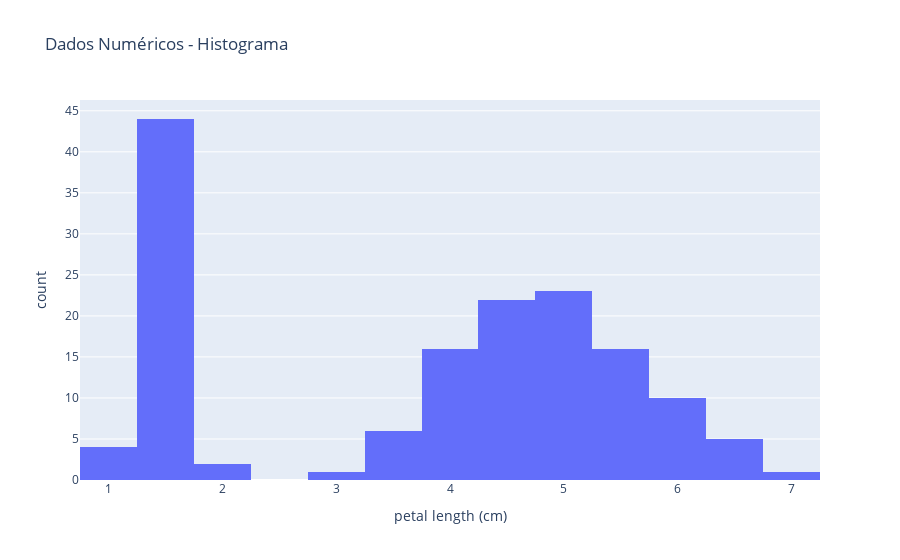

Write notebook code for a chart like this one.
### Code cell
fig.show()

### Figure 1 — Plotly figure (JSON) as saved in the notebook; plotly's stock layout.template omitted (floating-point values rounded to 4 significant figures; data arrays with more than 128 entries replaced by an {"elided": "..."} marker saying what was removed)
{"data": [{"alignmentgroup": "True", "bingroup": "x", "hovertemplate": "petal length (cm)=%{x}<br>count=%{y}<extra></extra>", "legendgroup": "", "marker": {"color": "#636efa", "pattern": {"shape": ""}}, "name": "", "offsetgroup": "", "orientation": "v", "showlegend": false, "type": "histogram", "x": {"elided": "150 float values"}, "xaxis": "x", "yaxis": "y"}], "layout": {"barmode": "relative", "legend": {"tracegroupgap": 0}, "title": {"text": "Dados Numéricos - Histograma"}, "xaxis": {"anchor": "y", "domain": [0, 1], "title": {"text": "petal length (cm)"}}, "yaxis": {"anchor": "x", "domain": [0, 1], "title": {"text": "count"}}}}
